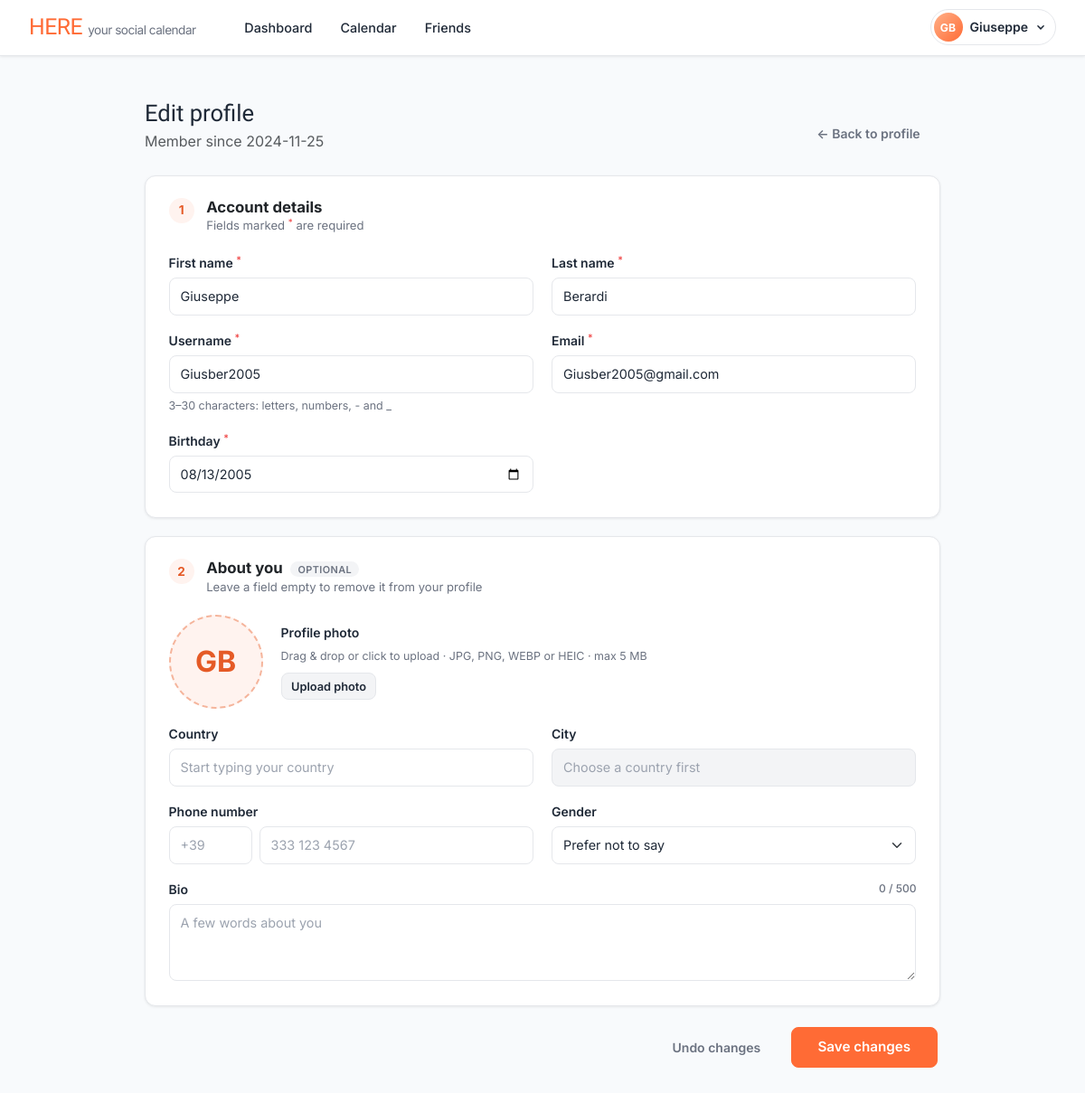
Screenshot of /change_informations (signed in) with the database file from the repository.
### tables this page shows
CREATE TABLE user (
    id INTEGER PRIMARY KEY,
    username TEXT NOT NULL UNIQUE,
    FirstName TEXT,
    LastName TEXT,
    birthday DATE,
    email TEXT NOT NULL UNIQUE,
    hash TEXT,
    conn_token VARCHAR(255),
    timestamp DATETIME DEFAULT CURRENT_TIMESTAMP
);

### app.py (the view, shortened to what this page needs)
@app.route("/change_informations", methods=["GET", "POST"])
@login_required
def informations():
    user_id = session["user_id"]
    informations, optional_informations = load_profile(user_id)
    def render(form=None, errors=None, status=200):
        return render_template(
            "informations.html",
            informations=informations,
            optional_informations=optional_informations,
            photo_url=avatar_url(optional_informations.get("photo")),
            user_initials=initials(informations["FirstName"], informations["LastName"], informations["username"]),
            form=form or {},
            errors=errors or {},
        ), status
    if request.method == "GET":
        return render()

### app.py (called while the page is built)
@app.before_request
def enable_foreign_keys():
    db.execute("PRAGMA foreign_keys = ON")

@app.context_processor
def inject_current_user():
    user_id = session.get("user_id")
    if not user_id:
        return {}
    rows = db.execute(
        "SELECT user.username, user.FirstName, user.LastName, user_optional.photo FROM user LEFT JOIN user_optional ON user_optional.id = user.id WHERE user.id = ?",
        user_id
    )
    if not rows:
        return {}
    user = rows[0]
    return {"current_user": {
        "username": user["username"],
        "first_name": user["FirstName"],
        "avatar": avatar_url(user["photo"]),
        "initials": initials(user["FirstName"], user["LastName"], user["username"]),
    }}

def load_profile(user_id):
    informations = dict(db.execute("SELECT * FROM user WHERE id = ?", user_id)[0])
    optional_informations = dict(db.execute("SELECT * FROM user_optional WHERE id = ?", user_id)[0])
    phone_string = optional_informations.pop("number")
    if phone_string:
        optional_informations["prefix"], optional_informations["phone_number"] = split_phonenumber(phone_string)
    else:
        optional_informations["prefix"] = None
        optional_informations["phone_number"] = None
    return informations, optional_informations

### helpers.py (called while the page is built)
def login_required(f):
    @wraps(f)
    def decorated_function(*args, **kwargs):
        if session.get("user_id") is None:
            return redirect("/login")
        return f(*args, **kwargs)
    return decorated_function

def avatar_url(filename):
    if not filename:
        return None
    return f"/static/profile_images/{filename}"

def initials(first_name, last_name, username=""):
    letters = (first_name or "")[:1] + (last_name or "")[:1]
    return (letters or (username or "?")[:2]).upper()

### templates/informations.html (shortened to what this page needs)
{% extends "root.html" %}
{% from "_macros.html" import field %}
{% macro val(key, saved) -%}{{ form.get(key) if form else (saved or '') }}{%- endmacro %}
{% block main %}
<div class="page-narrow text-start">
    <header class="page-header d-flex justify-content-between align-items-end flex-wrap gap-2">
        <div>
            <h1 class="auth-title mb-1">Edit profile</h1>
            <p class="text-muted mb-0">Member since {{ informations.timestamp[:10] }}</p>
        </div>
        <a href="/account" class="btn btn-ghost">&larr; Back to profile</a>
    </header>
    <form action="/change_informations" method="post" enctype="multipart/form-data" id="profileForm" novalidate>
        <section class="card form-card">
            <div class="form-card-header">
                <span class="step-badge">1</span>
                <div>
                    <h2 class="form-card-title">Account details</h2>
                    <p class="form-card-sub">Fields marked <sup>*</sup> are required</p>
                </div>
            </div>
            <div class="form-grid">
                {{ field("FirstName", "First name", errors, val("FirstName", informations.FirstName), required=true, attrs='autocomplete="given-name"') }}
                {{ field("LastName", "Last name", errors, val("LastName", informations.LastName), required=true, attrs='autocomplete="family-name"') }}
                {{ field("username", "Username", errors, val("username", informations.username), required=true,
                         hint="3–30 characters: letters, numbers, - and _", attrs='autocomplete="off" autocapitalize="none" spellcheck="false"') }}
                {{ field("email", "Email", errors, val("email", informations.email), type="email", required=true, attrs='autocomplete="email"') }}
                {{ field("birthday", "Birthday", errors, val("birthday", informations.birthday), type="date", required=true) }}
            </div>
        </section>
        <section class="card form-card">
            <div class="form-card-header">
                <span class="step-badge">2</span>
                <div>
                    <h2 class="form-card-title">About you <span class="badge-optional">optional</span></h2>
                    <p class="form-card-sub">Leave a field empty to remove it from your profile</p>
                </div>
            </div>
            <div class="form-grid">
                <div class="form-group span-2">
                    <div class="avatar-uploader" data-avatar-uploader data-input="photo" data-current="{{ photo_url or '' }}">
                        <label class="avatar-drop" for="photo" tabindex="0" aria-label="Change your profile photo">
                            <span class="avatar-drop-initials" data-initials-from="FirstName LastName">{{ user_initials }}</span>
                        </label>
                        <div class="avatar-meta">
                            <div class="form-label mb-0">Profile photo</div>
                            <div class="field-hint">Drag &amp; drop or click to upload · JPG, PNG, WEBP or HEIC · max 5 MB</div>
                            <div class="d-flex gap-2 mt-2 flex-wrap">
                                <label for="photo" class="btn btn-secondary btn-sm m-0" data-avatar-pick>Upload photo</label>
                            </div>
                        </div>
                    </div>
                </div>
                <div class="form-group">
                    <label for="nation" class="form-label">Country</label>
                    <input type="text" name="nation" id="nation" list="nationList" class="form-control{% if errors.get('nation') %} is-invalid{% endif %}"
                           value="{{ val('nation', optional_informations.nation) | title }}" placeholder="Loading countries…" autocomplete="off" aria-describedby="nation-feedback">
                </div>
                <div class="form-group">
                    <label for="city" class="form-label">City</label>
                    <input type="text" name="city" id="city" list="cityList" class="form-control{% if errors.get('city') %} is-invalid{% endif %}"
                           value="{{ val('city', optional_informations.city) | title }}" placeholder="Choose a country first" autocomplete="off" aria-describedby="city-feedback">
                </div>
                <div class="form-group">
                    <label for="phone_number" class="form-label">Phone number</label>
                    <div class="phone-row">
                        <input type="text" id="prefix" name="prefix" class="form-control prefix-input{% if errors.get('prefix') %} is-invalid{% endif %}"
                               value="{{ val('prefix', optional_informations.prefix) }}" placeholder="+39" aria-label="Country prefix" autocomplete="off" aria-describedby="prefix-feedback">
                        <input type="tel" id="phone_number" name="phone_number" class="form-control{% if errors.get('phone_number') %} is-invalid{% endif %}"
                               value="{{ val('phone_number', optional_informations.phone_number) }}" placeholder="333 123 4567" aria-describedby="phone_number-feedback">
                    </div>
                </div>
                <div class="form-group">
                    <label for="gender" class="form-label">Gender</label>
                    {% set gender = val('gender', optional_informations.gender) %}
                    <select id="gender" name="gender" class="form-select{% if errors.get('gender') %} is-invalid{% endif %}" aria-describedby="gender-feedback">
                        <option value="">Prefer not to say</option>
                    </select>
                </div>
                <div class="form-group span-2">
                    <label for="description" class="form-label d-flex justify-content-between">
                        <span>Bio</span>
                        <span class="char-counter" data-counter-for="description" data-max="500"></span>
                    </label>
                    <textarea id="description" name="description" rows="3" maxlength="600"
                              class="form-control{% if errors.get('description') %} is-invalid{% endif %}"
                              placeholder="A few words about you" aria-describedby="description-feedback">{{ val('description', optional_informations.description) }}</textarea>
                </div>
            </div>
        </section>
        <div class="form-footer">
            <button type="reset" class="btn btn-ghost" id="resetButton">Undo changes</button>
            <button type="submit" class="btn btn-primary btn-lg-wide" id="submit_changes">Save changes</button>
        </div>
    </form>
</div>
{% endblock %}

### templates/root.html (shortened to what this page needs)
<!DOCTYPE html>
<html lang="en">
<head>
    <link href="https://cdn.jsdelivr.net/npm/bootstrap@5.3.2/dist/css/bootstrap.min.css" rel="stylesheet">
    <link href="/static/css/styles.css" rel="stylesheet">
</head>
<body>
    {% from "_macros.html" import avatar %}
    <nav class="navbar navbar-expand-md">
        <div class="container-fluid">
            <a class="navbar-brand" href="{{ '/dashboard' if session['user_id'] else '/login' }}">
                HERE
                <span class="brand-sub">your social calendar</span>
            </a>
            <div class="collapse navbar-collapse" id="navbar">
                {% if session["user_id"] and current_user %}
                    <ul class="navbar-nav me-auto ms-md-4 mt-2 mt-md-0 gap-1">
                        <li class="nav-item"><a class="nav-link {{ 'active' if request.path == '/dashboard' }}" href="/dashboard">Dashboard</a></li>
                        <li class="nav-item"><a class="nav-link {{ 'active' if request.path == '/' }}" href="/">Calendar</a></li>
                        <li class="nav-item"><a class="nav-link {{ 'active' if request.path == '/friends' }}" href="/friends">Friends</a></li>
                    </ul>
                    <div class="dropdown mt-2 mt-md-0">
                        <button class="user-menu" type="button" data-bs-toggle="dropdown" aria-expanded="false">
                            {{ avatar(current_user.avatar, current_user.initials, "sm") }}
                            <span class="user-menu-name">{{ current_user.first_name or current_user.username }}</span>
                            <svg width="12" height="12" viewBox="0 0 16 16" fill="currentColor" aria-hidden="true"><path d="M3.2 5.7a1 1 0 0 1 1.4 0L8 9.1l3.4-3.4a1 1 0 1 1 1.4 1.4l-4.1 4.1a1 1 0 0 1-1.4 0L3.2 7.1a1 1 0 0 1 0-1.4z"/></svg>
                        </button>
                    </div>
                {% else %}
                    <ul class="navbar-nav ms-auto mt-2 mt-md-0 gap-1">
                        <li class="nav-item"><a class="nav-link {{ 'active' if request.path == '/login' }}" href="/login">Log In</a></li>
                        <li class="nav-item"><a class="btn btn-primary btn-sm ms-md-2" href="/register">Create account</a></li>
                    </ul>
                {% endif %}
            </div>
        </div>
    </nav>
    {% if self.main() | trim %}
        <main class="container py-5 text-center">
            {% block main %}{% endblock %}
        </main>
    {% endif %}
</body>
</html>

### templates/_macros.html (shortened to what this page needs)
{% macro avatar(url, letters, size="md") -%}
    <span class="avatar avatar-{{ size }}">
        {%- if url %}<img src="{{ url }}" alt="">{% else %}{{ letters }}{% endif -%}
    </span>
{%- endmacro %}
{% macro field(name, label, errors, value="", type="text", required=false, placeholder="", hint="", attrs="") -%}
    <div class="form-group">
        <label for="{{ name }}" class="form-label">{{ label }}{% if required %} <sup>*</sup>{% endif %}</label>
        <input class="form-control{% if errors.get(name) %} is-invalid{% endif %}" id="{{ name }}" name="{{ name }}" type="{{ type }}"
               value="{{ value or '' }}" placeholder="{{ placeholder }}"{% if required %} required{% endif %} {{ attrs | safe }}
               aria-describedby="{{ name }}-feedback{% if hint %} {{ name }}-hint{% endif %}">
        {% if hint %}<div class="field-hint" id="{{ name }}-hint">{{ hint }}</div>{% endif %}
    </div>
{%- endmacro %}

### rows the page displays
user: FirstName "Giuseppe", timestamp "2024-11-25", LastName "Berardi", username "Giusber2005", email "Giusber2005@gmail.com", birthday "08/13/2005"

### other values shown
{{ letters }} "GB"
{{ label }} "First name Last name Username Email Birthday"
{{ hint }} "3–30 characters: letters, numbers, - and _"
{{ user_initials }} "GB"
